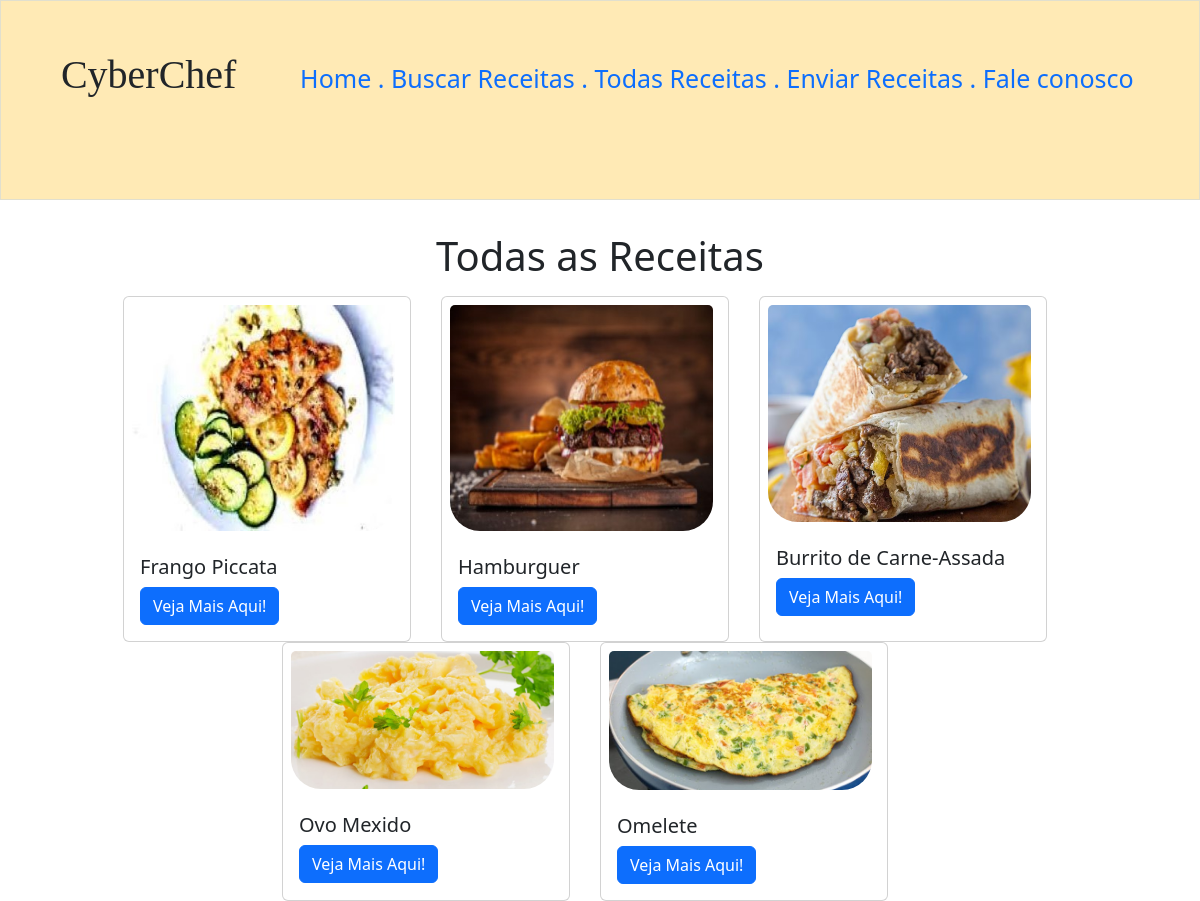
Screenshot of /todas/ with the database file from the repository.
### receitas/models.py (models this page shows, shortened)
class Receita(models.Model):
    titulo = models.CharField(max_length=200)
    ingredientes = models.TextField()
    calorias = models.IntegerField()
    modopreparo = models.TextField()
    carboidrato = models.FloatField()
    proteina = models.FloatField()
    fibra = models.FloatField()
    sodio = models.FloatField()
    foto = models.ImageField(upload_to='receitas/fotos/')
    acessos = models.PositiveIntegerField(default=0)

### receitas/views.py (the view)
# urls.py: path('todas/', views.todas_receitas, name='todas_receitas'),
def todas_receitas(request):
    receitas = Receita.objects.all()
    return render(request, 'receitas/todas-receitas.html', {'receitas': receitas})

### receitas/templates/receitas/todas-receitas.html (shortened to what this page needs)
<!DOCTYPE html>
<html lang="pt-BR">
<head>
    <link href="https://cdn.jsdelivr.net/npm/bootstrap@5.2.0-beta1/dist/css/bootstrap.min.css" rel="stylesheet"
 />
</head>
<body>
    <div class="cabecalho">
        <h1 class="titulo-cabecalho">CyberChef</h1>
        <nav class="navb">
            <ul>
                <li><a href="/">Home .</a></li>
                <li><a href="/">Buscar Receitas .</a></li>
                <li><a href="/todas">Todas Receitas .</a></li>
                <li><a href="/enviar">Enviar Receitas .</a></li>
                <li><a href="/contato">Fale conosco </a></li>
            </ul>
        </nav>
    </div>
    <br>
    <h1 class="text-center p-2 d-block">
        Todas as Receitas
    </h1>
    <div class="container d-flex flex-row flex-wrap justify-content-center">
    {% for receita in receitas %}
        <div class="card">
            <img src="{{ receita.foto.url }}" class="card-img-top" alt="">
            <div class="card-body">
                <h5 class="card-title">{{ receita.titulo }}</h5>
                <a href="{% url 'detalhe_receita' receita.id %}" class="btn btn-primary">Veja Mais Aqui!</a>
            </div>
        </div>
    {% endfor %}
</div>
</body>
</html>

### receitas/templates/receitas/todas-receitas.html (style rules this page uses)
.cabecalho { background-color: #ffeab5; text-align: left; font-size: 45px; height: 200px; width: 100%; border: 1px solid #e1dfce; }
body { margin: 0; }
.titulo-cabecalho { font-family: cursive; margin: 0; padding-top: 50px; padding-left: 5%; display: inline-block; font-weight: 300; }
.navb { font-size: 25px; display: inline-block; padding-left: 20px; align-items: center; }
li { display: inline-block; }
a { text-decoration: none; }
img { height: 90%; border-radius: 30px; margin: 8px; vertical-align: middle; width: auto; }
.card { width: 18rem; margin-right: 30px; }
.card img { width: 92%; height: auto; }

### rows the page displays
Receita: foto (picture), titulo "Frango Piccata"
Receita: foto (picture), titulo "Hamburguer"
Receita: foto (picture), titulo "Burrito de Carne-Assada"
Receita: foto (picture), titulo "Ovo Mexido"
Receita: foto (picture), titulo "Omelete"
